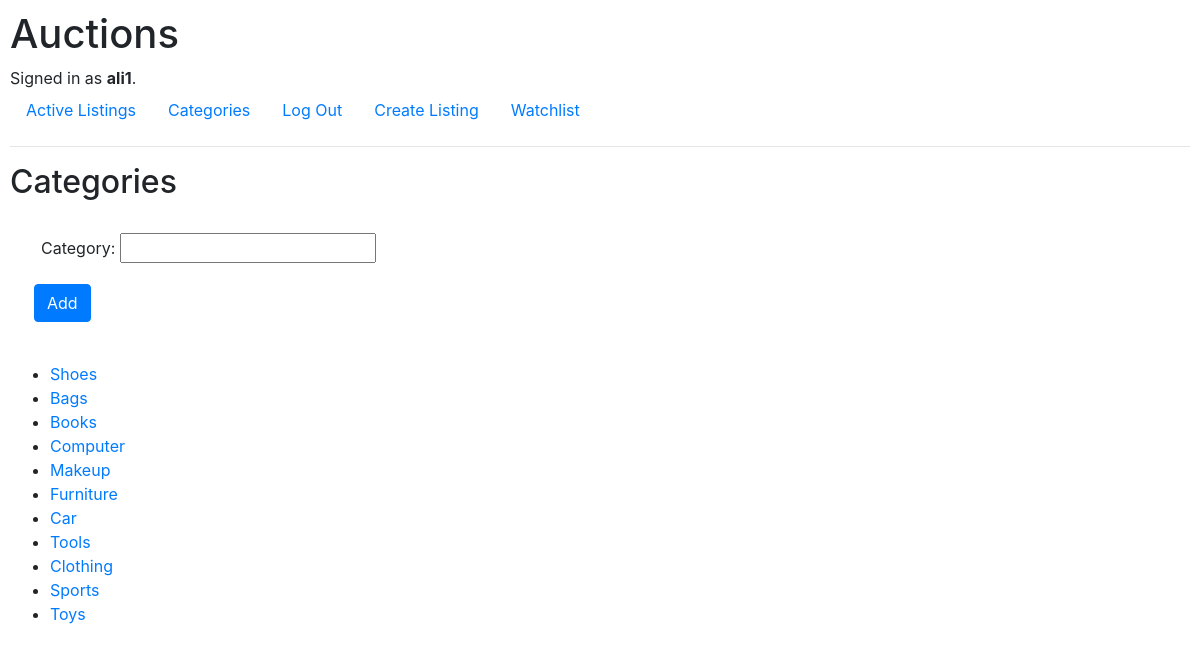
The app's page /category (signed in) with its own data.
### auctions/models.py (models this page shows, shortened)
class User(AbstractUser):
    watchlist = models.ManyToManyField('Listings', blank="True", related_name="users")
    class Meta:
        verbose_name_plural="Users"

class Category(models.Model):
    category = models.CharField(max_length=255, blank=True)
    class Meta:
        verbose_name_plural="Category"
    def __str__(self):
        return f"{self.category}"

### auctions/views.py (the view, shortened to what this page needs)
# urls.py: path("category", views.category, name="category"),
def category(request):
    return render(request, "auctions/category.html",{
        "form":forms.CategoryForm(),
        "categories": Category.objects.all()
    })

### auctions/forms.py
class CategoryForm(ModelForm):
    class Meta:
        model = Category
        fields = ['category']

### auctions/templates/auctions/category.html (shortened to what this page needs)
{% extends "auctions/layout.html" %}
{% block body %}
    <h2>Categories</h2>
    {% if user.is_authenticated %}
        <form actions="{% url 'category' %}" id="category" method ="post">
            <div class="row ml-3">
                <div class="col mt-4">
                    <div class="form-group">
                        {{form.as_p}}
                    </div>
                </div>
            </div>
            <div class="form-group ml-4">
                <input type="Submit" class="btn btn-primary" value="Add">
            </div>
        </form>
        <br>
    {% endif %}
    <ul>
        {% for category in categories %}
            <li><a href="{% url 'categorylist' category.id %}">{{ category }}</a></li>
        {% empty %}
            <li>No Category Exist</li>
        {% endfor %}
    </ul>
{% endblock %}

### auctions/templates/auctions/layout.html (shortened to what this page needs)
{% load static %}
<!DOCTYPE html>
<html lang="en">
    <head>
        <link rel="stylesheet" href="https://stackpath.bootstrapcdn.com/bootstrap/4.4.1/css/bootstrap.min.css">
        <link href="{% static 'auctions/styles.css' %}" rel="stylesheet">
    </head>
    <body>
        <h1>Auctions</h1>
        <div>
            {% if user.is_authenticated %}
                Signed in as <strong>{{ user.username }}</strong>.
            {% else %}
                Not signed in.
            {% endif %}
        </div>
        <ul class="nav">
            <li class="nav-item">
                <a class="nav-link" href="{% url 'index' %}">Active Listings</a>
            </li>
            <li class="nav-item">
                <a class="nav-link" href="{% url 'category' %}">Categories</a>
            </li>
            {% if user.is_authenticated %}
                <li class="nav-item">
                    <a class="nav-link" href="{% url 'logout' %}">Log Out</a>
                </li>
                <li class="nav-item">
                    <a class="nav-link" href="{% url 'create_listing' %}">Create Listing</a>
                </li>
                <li class="nav-item">
                    <a class="nav-link" href="{% url 'watchlist_view' %}">Watchlist</a>
                </li>
            {% endif %}
        </ul>
        <hr>
        {% block body %}
        {% endblock %}
    </body>
</html>

### auctions/static/auctions/styles.css (style rules this page uses)
body { padding: 10px; }

### records on screen
User: username "ali1"
Category: category "Shoes"
Category: category "Bags"
Category: category "Books"
Category: category "Computer"
Category: category "Makeup"
Category: category "Furniture"
Category: category "Car"
Category: category "Tools"
Category: category "Clothing"
Category: category "Sports"
Category: category "Toys"
